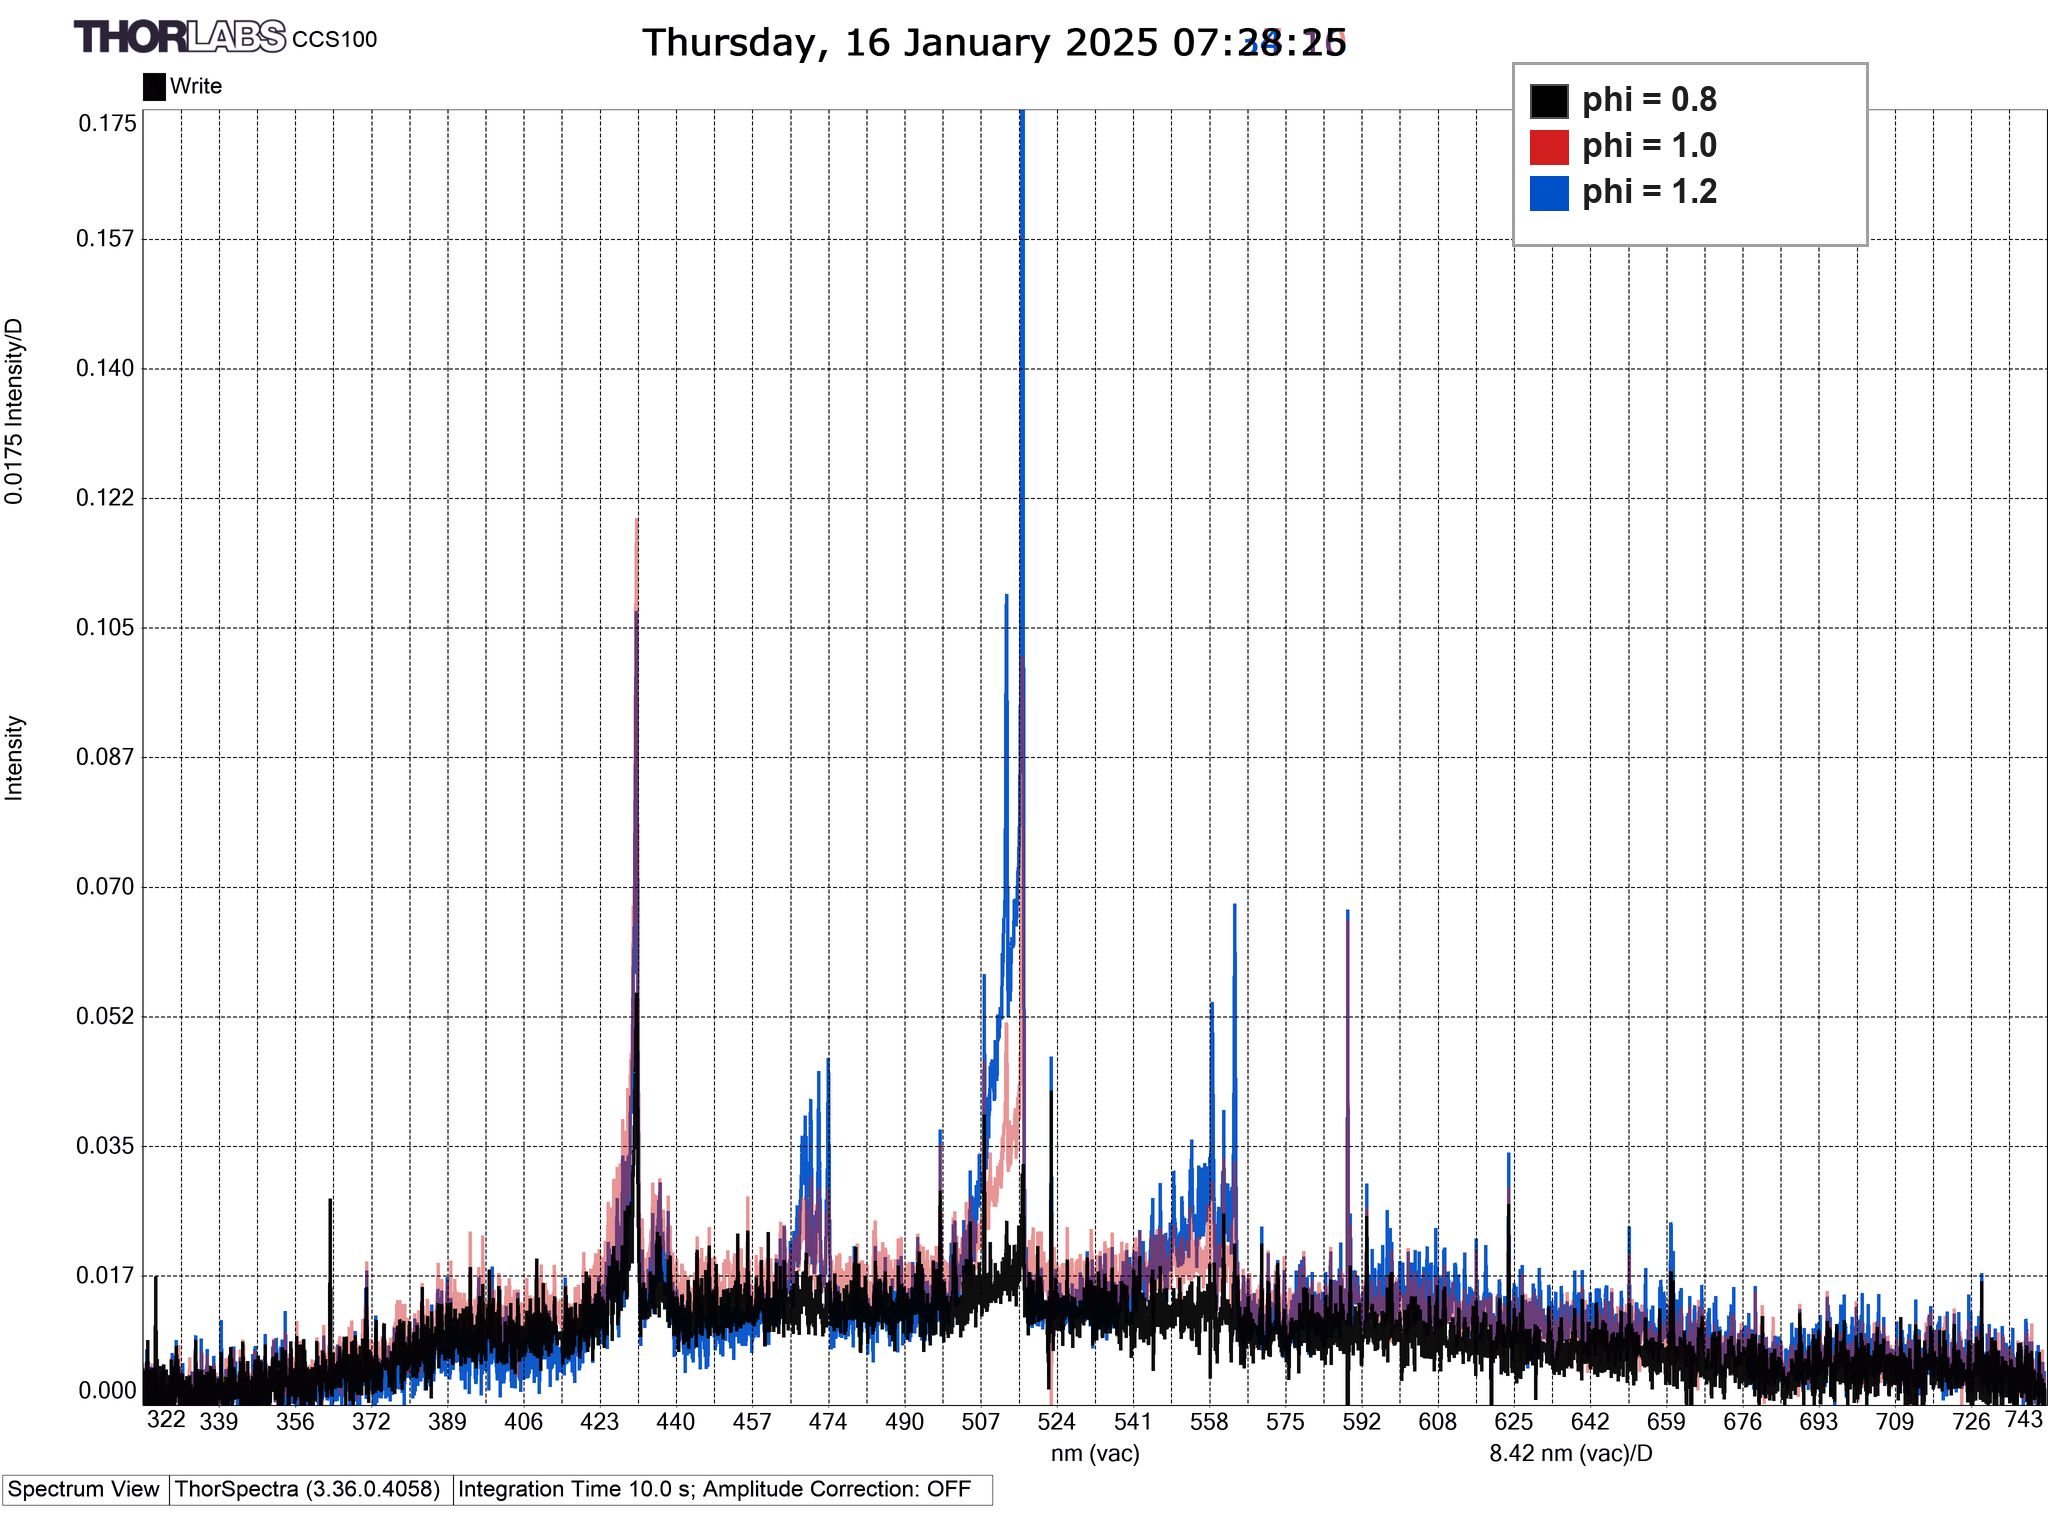

Write the Python code that produced this figure.
from PIL import Image, ImageDraw, ImageFont
import numpy as np

paths = {
    'phi1':  'C:\\Users\\franc\\Documents\\GitHub\\AE4262-Assignment\\Experimental\\question 4\\Spectrometer\\CH4_PHI1.png',
    'phi08': 'C:\\Users\\franc\\Documents\\GitHub\\AE4262-Assignment\\Experimental\\question 4\\Spectrometer\\CH4_PHI0.8.png',
    'phi12': 'C:\\Users\\franc\\Documents\\GitHub\\AE4262-Assignment\\Experimental\\question 4\\Spectrometer\\CH4_PHI1.2.png',
}

tints = {
    'phi12': (0,   80,  200),  # blue  - opaque, back
    'phi1':  (210,  30,   30), # red   - transparent, middle
    'phi08': (0,    0,    0),  # black - opaque, front
}

# phi12 back (opaque), phi1 middle (transparent), phi08 front (opaque)
draw_order = ['phi12', 'phi1', 'phi08']

arrays = {}
sizes = []
for k, p in paths.items():
    img = Image.open(p).convert('L')
    sizes.append(img.size)
    arrays[k] = np.array(img, dtype=np.float32)

W, H = sizes[0]  # use actual image size
result = np.ones((H, W, 3), dtype=np.float32) * 255.0

for k in draw_order:
    arr = arrays[k]
    r, g, b = tints[k]
    signal = 1.0 - arr / 255.0
    alpha = 0.5 if k == 'phi1' else 1.0  # only phi1 is transparent
    effective = signal * alpha
    for c_idx, c_val in enumerate([r, g, b]):
        result[:, :, c_idx] = result[:, :, c_idx] * (1 - effective) + c_val * effective

result = np.clip(result, 0, 255).astype(np.uint8)
out = Image.fromarray(result, 'RGB')

# Resize to 2048 wide keeping aspect ratio
scale = 2048 / W
out_small = out.resize((2048, int(H * scale)), Image.LANCZOS)

# --- Legend ---
draw = ImageDraw.Draw(out_small)
legend_items = [
    ('phi = 0.8', (0,   0,   0)),
    ('phi = 1.0', (210, 30,  30)),
    ('phi = 1.2', (0,   80,  200)),
]

lx, ly = int(out_small.width * 0.75), 80
pad = 18
swatch = 38
line_h = 46
box_w = 320
box_h = line_h * len(legend_items) + 10

draw.rectangle([lx-pad, ly-pad, lx+box_w+pad, ly+box_h+pad], fill=(255,255,255), outline=(160,160,160), width=3)

try:
    font = ImageFont.truetype("C:\\Windows\\Fonts\\arialbd.ttf", 34)
except:
    font = ImageFont.load_default()

for i, (label, fill_color) in enumerate(legend_items):
    y = ly + i * line_h
    border_col = (80, 80, 80) if fill_color == (0, 0, 0) else fill_color
    draw.rectangle([lx, y+4, lx+swatch, y+swatch], fill=fill_color, outline=border_col, width=2)
    draw.text((lx+swatch+14, y), label, fill=(30,30,30), font=font)

out_small.save('CH4_spectra_overlay.png', optimize=True)
print("Done - saved as CH4_spectra_overlay.png")
